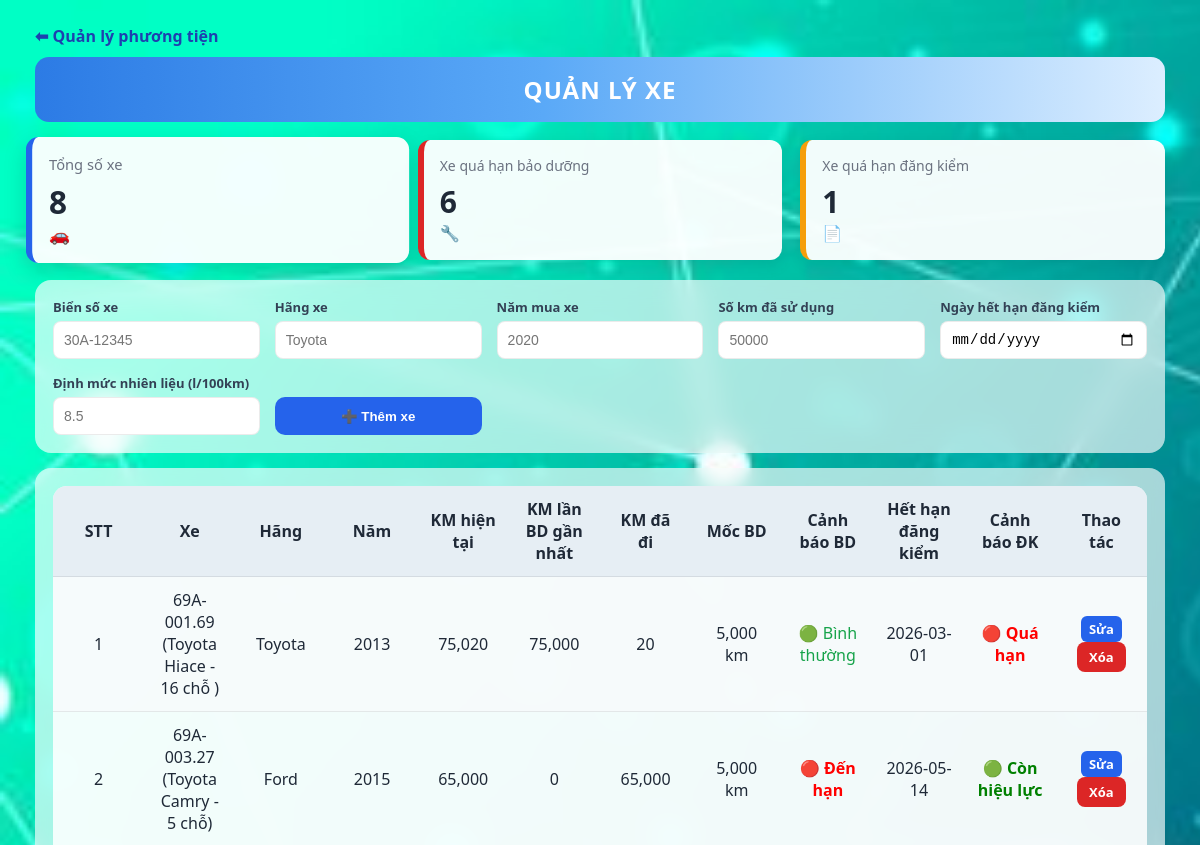
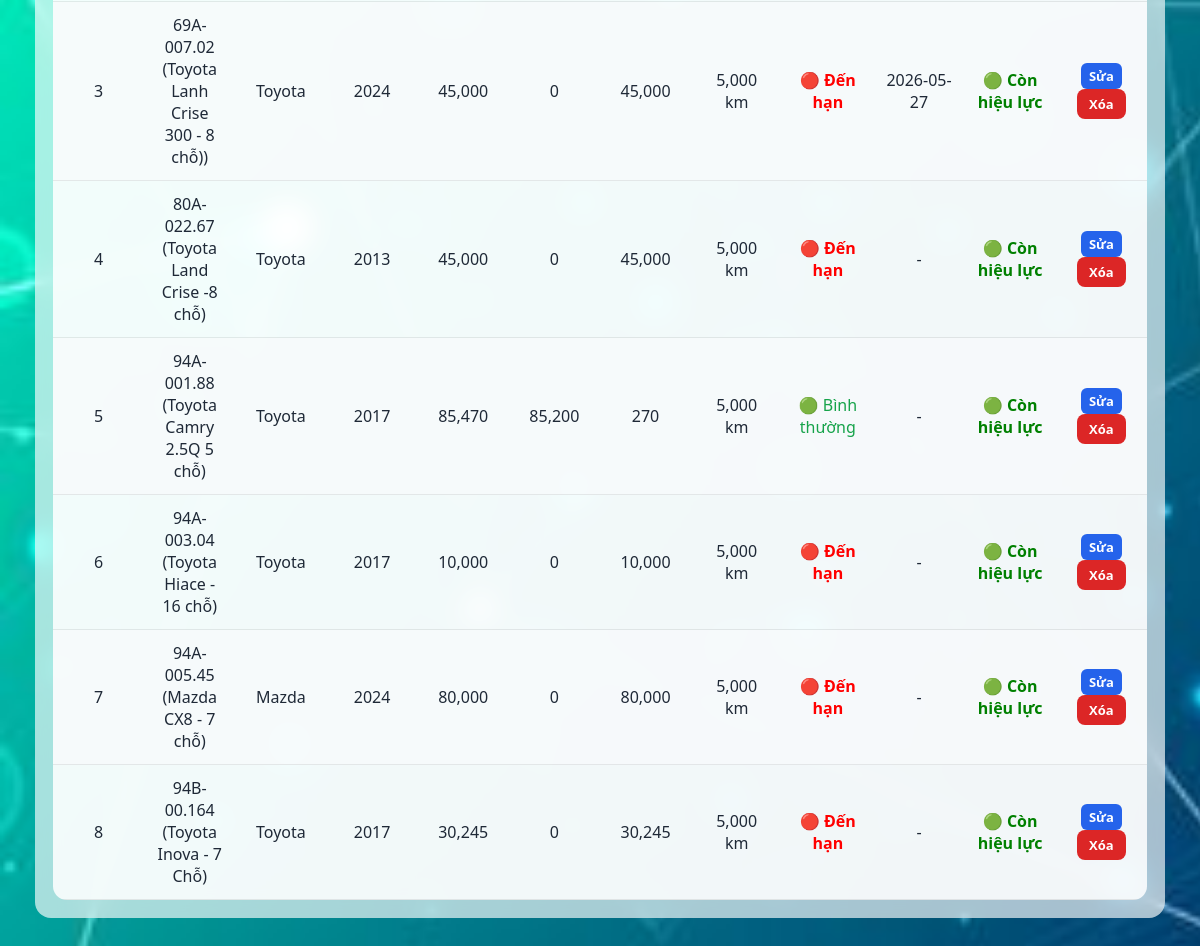
/quan-ly-xe, run on the app's committed database (2 pictures, top to bottom).
### tables this page shows
CREATE TABLE vehicles (
  id INTEGER PRIMARY KEY AUTOINCREMENT,
  plate TEXT,
  status INTEGER,
  driver_id INTEGER
, start_time TEXT, end_time TEXT, work_content TEXT, brand TEXT, year INTEGER, km INTEGER, fuel_norm REAL, last_maintenance_km INTEGER DEFAULT 0, maintenance_cycle INTEGER DEFAULT 5000, ngay_het_han_dang_kiem DATE, requester TEXT, yeu_cau_id INTEGER);

### app.py (the view, shortened to what this page needs)
@app.route("/quan-ly-xe", methods=["GET", "POST"])
def quan_ly_xe():
    con = db()
    tong_xe = con.execute(
        "SELECT COUNT(*) FROM vehicles"
    ).fetchone()[0]
    qua_han_bd = con.execute("""
        SELECT COUNT(*) FROM vehicles
        WHERE (km - IFNULL(last_maintenance_km,0))
              >= IFNULL(maintenance_cycle,5000)
    """).fetchone()[0]
    qua_han_dk = con.execute("""
        SELECT COUNT(*) FROM vehicles
        WHERE ngay_het_han_dang_kiem IS NOT NULL
        AND DATE(ngay_het_han_dang_kiem) < DATE('now')
    """).fetchone()[0]
    filter_type = request.args.get("filter")
    sql = """
        SELECT *
        FROM vehicles
        WHERE 1=1
    """
    if filter_type == "bao_duong":
        sql += """
        AND (km - IFNULL(last_maintenance_km,0))
            >= IFNULL(maintenance_cycle,5000)
        """
    elif filter_type == "dang_kiem":
        sql += """
        AND ngay_het_han_dang_kiem IS NOT NULL
        AND DATE(ngay_het_han_dang_kiem) < DATE('now')
        """
    sql += " ORDER BY plate"
    vehicles_raw = con.execute(sql).fetchall()
    today = date.today()
    vehicles = []
    for v in vehicles_raw:
        km_hien_tai = v["km"] or 0
        last_bd = v["last_maintenance_km"] or 0
        cycle = v["maintenance_cycle"] or 5000
        km_da_di = km_hien_tai - last_bd
        if km_da_di >= cycle:
            canh_bao_bd = "due"
        elif km_da_di >= cycle - 500:
            canh_bao_bd = "warning"
        else:
            canh_bao_bd = "ok"
        canh_bao_dk = "ok"
        if v["ngay_het_han_dang_kiem"]:
            expiry = datetime.strptime(
                v["ngay_het_han_dang_kiem"], "%Y-%m-%d"
            ).date()
            diff = (expiry - today).days
            if diff < 0:
                canh_bao_dk = "expired"
            elif diff <= 30:
                canh_bao_dk = "warning"
        vehicles.append({
            **dict(v),
            "km_da_di": km_da_di,
            "canh_bao_bd": canh_bao_bd,
            "canh_bao_dk": canh_bao_dk
        })
    con.close()
    return render_template(
        "quan_ly_xe.html",
        vehicles=vehicles,
        tong_xe=tong_xe,
        qua_han_bd=qua_han_bd,
        qua_han_dk=qua_han_dk,
        filter_type=filter_type
    )

### app.py (called while the page is built)
def db():
    con = sqlite3.connect(
        "fleet.db",
        timeout=30,
        check_same_thread=False
    )
    con.row_factory = sqlite3.Row
    con.execute("PRAGMA journal_mode=WAL;")
    con.execute("PRAGMA synchronous=NORMAL;")
    return con

@app.before_request
def auto_session_timeout():
    session.permanent = True
    now = int(time.time())
    if "last_activity" in session:
        elapsed = now - session["last_activity"]
        if elapsed > 900:
            session.clear()
            return redirect("/login")
    session["last_activity"] = now

### templates/quan_ly_xe.html (shortened to what this page needs)
<!DOCTYPE html>
<html lang="vi">
<head>
<link rel="stylesheet" href="/static/style.css">
</head>
<body>
<div class="overlay">
<a href="/quan-ly-xe-menu" class="back-link">⬅ Quản lý phương tiện</a>
<div class="header">
    <h2>QUẢN LÝ XE</h2>
</div>
<div class="dashboard">
    <div class="dash-box dash-total
         {% if not filter_type %}selected{% endif %}"
         onclick="location.href='/quan-ly-xe'">
        <div class="dash-title">Tổng số xe</div>
        <div class="dash-number">{{ tong_xe }}</div>
        <div class="dash-icon">🚗</div>
    </div>
    <div class="dash-box dash-active
         {% if filter_type == 'bao_duong' %}selected{% endif %}"
         onclick="location.href='/quan-ly-xe?filter=bao_duong'">
        <div class="dash-title">Xe quá hạn bảo dưỡng</div>
        <div class="dash-number">{{ qua_han_bd }}</div>
        <div class="dash-icon">🔧</div>
    </div>
    <div class="dash-box dash-home
         {% if filter_type == 'dang_kiem' %}selected{% endif %}"
         onclick="location.href='/quan-ly-xe?filter=dang_kiem'">
        <div class="dash-title">Xe quá hạn đăng kiểm</div>
        <div class="dash-number">{{ qua_han_dk }}</div>
        <div class="dash-icon">📄</div>
    </div>
</div>
<div class="card">
<form method="post">
<div class="form-grid">
    <div class="form-group">
        <label>Biển số xe</label>
        <input type="text" name="plate" placeholder="30A-12345" required>
    </div>
    <div class="form-group">
        <label>Hãng xe</label>
        <input type="text" name="brand" placeholder="Toyota">
    </div>
    <div class="form-group">
        <label>Năm mua xe</label>
        <input type="number" name="year" placeholder="2020">
    </div>
    <div class="form-group">
        <label>Số km đã sử dụng</label>
        <input type="number" name="km" placeholder="50000">
    </div>
    <div class="form-group">
    <label>Ngày hết hạn đăng kiểm</label>
    <input type="date" name="ngay_het_han_dang_kiem">
</div>
    <div class="form-group">
        <label>Định mức nhiên liệu (l/100km)</label>
        <input type="number" step="0.1" name="fuel_norm" placeholder="8.5">
    </div>
    <button class="btn-add" type="submit">➕ Thêm xe</button>
</div>
</form>
</div>
<div class="card">
<table>
<tr>
    <th>STT</th>
    <th>Xe</th>
    <th>Hãng</th>
    <th>Năm</th>
    <th>KM hiện tại</th>
    <th>KM lần BD gần nhất</th>
    <th>KM đã đi</th>
    <th>Mốc BD</th>
    <th>Cảnh báo BD</th>
    <th>Hết hạn đăng kiểm</th>
    <th>Cảnh báo ĐK</th>
    <th>Thao tác</th>
</tr>
{% for v in vehicles %}
<tr>
    <td>{{ loop.index }}</td>
    <td>{{ v.plate }}</td>
    <td>{{ v.brand }}</td>
    <td>{{ v.year }}</td>
    <td>{{ "{:,.0f}".format(v.km or 0) }}</td>
    <td>{{ "{:,.0f}".format(v.last_maintenance_km or 0) }}</td>
    {% set da_di = (v.km or 0) - (v.last_maintenance_km or 0) %}
    <td>{{ "{:,.0f}".format(da_di) }}</td>
    <td>{{ "{:,.0f}".format(v.maintenance_cycle or 5000) }} km</td>
    <td>
        {% if da_di >= (v.maintenance_cycle or 5000) %}
            <span style="color:red;font-weight:600;">
                🔴 Đến hạn
            </span>
        {% elif da_di >= (v.maintenance_cycle or 5000) - 500 %}
            <span style="color:#F59E0B;font-weight:600;">
                🟡 Sắp đến hạn
            </span>
        {% else %}
            <span style="color:#16A34A;">
                🟢 Bình thường
            </span>
        {% endif %}
    </td>
    <td>{{ v.ngay_het_han_dang_kiem or "-" }}</td>
<td>
{% if v.canh_bao_dk == "expired" %}
    <span style="color:red;font-weight:600">
        🔴 Quá hạn
    </span>
{% elif v.canh_bao_dk == "warning" %}
    <span style="color:#F59E0B;font-weight:600">
        🟡 Sắp hết hạn
    </span>
{% else %}
    <span style="color:green;font-weight:600">
        🟢 Còn hiệu lực
    </span>
{% endif %}
</td>
    <td>
        <a href="/sua-xe/{{ v.id }}" class="action-btn btn-edit">Sửa</a>
        <a href="/xoa-xe/{{ v.id }}"
           onclick="return confirm('Xóa xe này?')"
           class="action-btn btn-del">Xóa</a>
    </td>
</tr>
{% endfor %}
</table>
</div>
</div>
</body>
</html>

### static/style.css (style rules this page uses)
:root { --primary:#2563EB; --primary-light:#3B82F6; --danger:#DC2626; --warning:#F59E0B; --success:#059669; --gray:#64748B; --border:rgba(0,0,0,0.08); --card-bg:rgba(255,255,255,0.65); }
* { box-sizing:border-box; }
body { font-family:"Segoe UI",Arial,sans-serif; background-image:url("/static/10.jpg"); background-size:cover; background-attachment:fixed; margin:0; color:#1F2937; }
.overlay { padding:25px 35px; }
.header { background:linear-gradient(90deg,#2C7BE5 0%,#5AA9F7 45%,#DCEEFF 100%); border-radius:14px; padding:16px; text-align:center; margin-bottom:18px; }
.header h1, .header h2 { margin:0; color:#fff; letter-spacing:1px; }
.card { background:var(--card-bg); backdrop-filter:blur(12px); border-radius:16px; padding:18px; margin-bottom:15px; }
.back-link { color:#1E40AF; font-weight:600; text-decoration:none; display:inline-block; margin-bottom:10px; }
.form-grid, .filter-bar { display:grid; gap:15px; align-items:end; }
.form-grid { grid-template-columns:repeat(auto-fit,minmax(200px,1fr)); }
.form-group, .filter-group { display:flex; flex-direction:column; }
label { font-size:13px; font-weight:600; margin-bottom:5px; color:#334155; }
input, select { height:38px; padding:8px 10px; font-size:14px; border-radius:8px; border:1px solid var(--border); background:#fff; transition:0.2s; }
.btn-add, .filter-btn { height:38px; padding:0 20px; border:none; border-radius:10px; background:var(--primary); color:#fff; font-weight:600; cursor:pointer; transition:0.2s; }
table { width:100%; border-collapse:separate; border-spacing:0; background:rgba(255,255,255,0.85); border-radius:14px; overflow:hidden; table-layout:fixed; }
th { background:rgba(230,238,244,0.95); padding:12px; font-weight:600; text-align:center; border-bottom:1px solid var(--border); }
td { padding:12px; text-align:center; border-bottom:1px solid var(--border); vertical-align:middle; word-break:break-word; }
tbody tr:nth-child(even) { background:rgba(248,250,252,0.8); }
.action-btn { padding:6px 12px; font-size:13px; border-radius:8px; border:none; cursor:pointer; text-decoration:none; font-weight:600; display:inline-block; transition:0.2s; }
.btn-edit { background:var(--warning); color:#fff; }
.btn-del { background:var(--danger); color:#fff; }
.dashboard { display: grid; grid-template-columns: repeat(auto-fit, minmax(220px,1fr)); gap: 18px; margin-bottom: 20px; }
.dash-box { background: rgba(255,255,255,0.95); border-radius: 12px; padding: 16px; box-shadow: 0 6px 16px rgba(0,0,0,0.08); transition: 0.3s; cursor: pointer; position: relative; }
.dash-title { font-size: 14px; color: #6B7280; }
.dash-number { font-size: 30px; font-weight: 700; margin-top: 6px; }
.dash-total { border-left: 6px solid #2563EB; }
.dash-active { border-left: 6px solid #DC2626; }
.dash-home { border-left: 6px solid #F59E0B; }
.selected { transform: scale(1.05); box-shadow: 0 8px 22px rgba(0,0,0,0.15); }
.btn-edit { background:#2563EB; color:white; padding:4px 8px; border-radius:6px; text-decoration:none; font-size:13px; }

### data on the page
vehicles: plate "69A-001.69 (Toyota Hiace - 16 chỗ )", brand "Toyota", year "2013", km "75,020", last_maintenance_km "75,000", da_di "20", maintenance_cycle "5,000", shows "🟢 Bình thường", ngay_het_han_dang_kiem "2026-03-01", shows "🔴 Quá hạn"
vehicles: plate "69A-003.27 (Toyota Camry - 5 chỗ)", brand "Ford", year "2015", km "65,000", last_maintenance_km "0", maintenance_cycle "5,000", shows "🔴 Đến hạn", ngay_het_han_dang_kiem "2026-05-14", shows "🟢 Còn hiệu lực"
vehicles: plate "69A-007.02 (Toyota Lanh Crise 300 - 8 chỗ))", brand "Toyota", year "2024", km "45,000", last_maintenance_km "0", maintenance_cycle "5,000", shows "🔴 Đến hạn", ngay_het_han_dang_kiem "2026-05-27", shows "🟢 Còn hiệu lực"
vehicles: plate "80A-022.67 (Toyota Land Crise -8 chỗ)", brand "Toyota", year "2013", km "45,000", last_maintenance_km "0", maintenance_cycle "5,000", shows "🔴 Đến hạn", ngay_het_han_dang_kiem "-", shows "🟢 Còn hiệu lực"
vehicles: plate "94A-001.88 (Toyota Camry 2.5Q 5 chỗ)", brand "Toyota", year "2017", km "85,470", last_maintenance_km "85,200", da_di "270", maintenance_cycle "5,000", shows "🟢 Bình thường", ngay_het_han_dang_kiem "-", shows "🟢 Còn hiệu lực"
vehicles: plate "94A-003.04 (Toyota Hiace - 16 chỗ)", brand "Toyota", year "2017", km "10,000", last_maintenance_km "0", maintenance_cycle "5,000", shows "🔴 Đến hạn", ngay_het_han_dang_kiem "-", shows "🟢 Còn hiệu lực"
vehicles: plate "94A-005.45 (Mazda CX8 - 7 chỗ)", brand "Mazda", year "2024", km "80,000", last_maintenance_km "0", maintenance_cycle "5,000", shows "🔴 Đến hạn", ngay_het_han_dang_kiem "-", shows "🟢 Còn hiệu lực"
vehicles: plate "94B-00.164 (Toyota Inova - 7 Chỗ)", brand "Toyota", year "2017", km "30,245", last_maintenance_km "0", maintenance_cycle "5,000", shows "🔴 Đến hạn", ngay_het_han_dang_kiem "-", shows "🟢 Còn hiệu lực"

### other printed values
{{ tong_xe }} "8"
{{ qua_han_bd }} "6"
{{ qua_han_dk }} "1"
